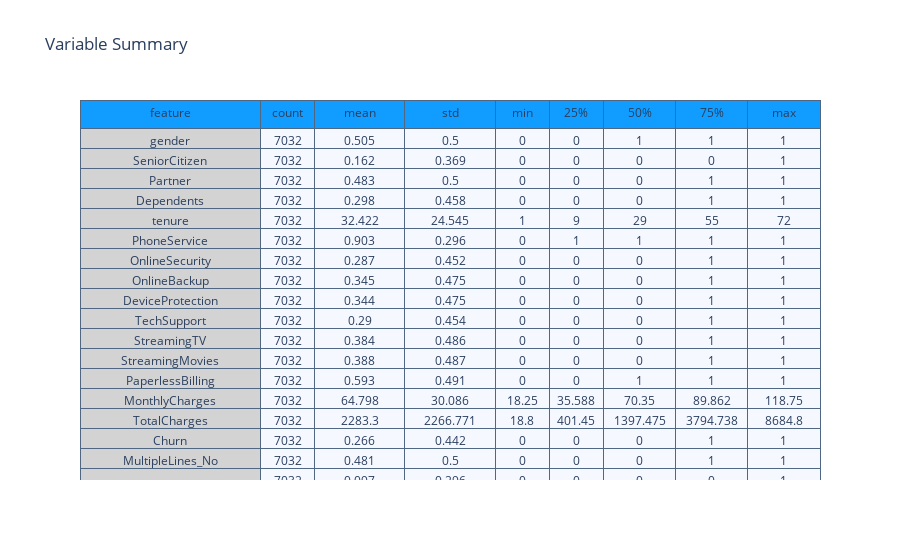

This figure's notebook cell:
### Code cell
#variable summary

summary = (df_data_og[[i for i in df_data_og.columns if i not in Id_col]].
           describe().transpose().reset_index())

summary = summary.rename(columns = {"index" : "feature"})
summary = np.around(summary,3)

val_lst = [summary['feature'], summary['count'],
           summary['mean'],summary['std'],
           summary['min'], summary['25%'],
           summary['50%'], summary['75%'], summary['max']]

trace  = go.Table(header = dict(values = summary.columns.tolist(),
                                line = dict(color = ['#506784']),
                                fill = dict(color = ['#119DFF']),
                               ),
                  cells  = dict(values = val_lst,
                                line = dict(color = ['#506784']),
                                fill = dict(color = ["lightgrey",'#F5F8FF'])
                               ),
                  columnwidth = [200,60,100,100,60,60,80,80,80])
layout = go.Layout(dict(title = "Variable Summary"))
figure = go.Figure(data=[trace],layout=layout)
pyoff.iplot(figure)

### Figure 1 — Plotly figure (JSON) as saved in the notebook; plotly's stock layout.template omitted (floating-point values rounded to 4 significant figures; data arrays with more than 128 entries replaced by an {"elided": "..."} marker saying what was removed)
{"data": [{"cells": {"fill": {"color": ["lightgrey", "#F5F8FF"]}, "line": {"color": ["#506784"]}, "values": {"elided": "9x34 mixed values"}}, "columnwidth": [200, 60, 100, 100, 60, 60, 80, 80, 80], "header": {"fill": {"color": ["#119DFF"]}, "line": {"color": ["#506784"]}, "values": ["feature", "count", "mean", "std", "min", "25%", "50%", "75%", "max"]}, "type": "table"}], "layout": {"title": {"text": "Variable Summary"}}}
